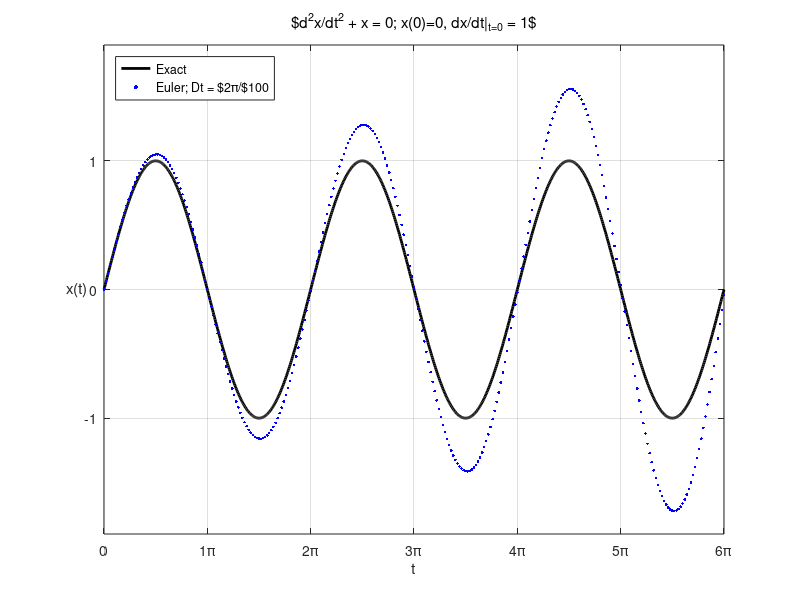
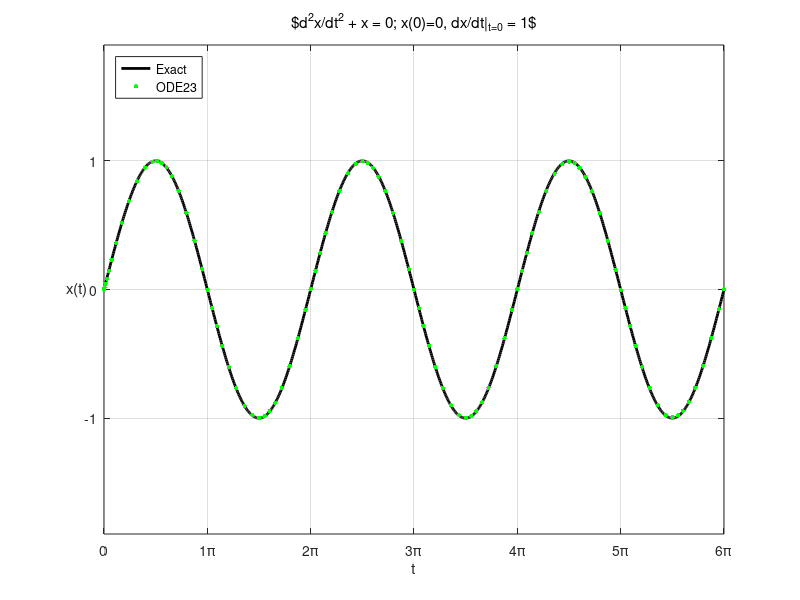

Source code (MATLAB) for these figures, in order: (Note: this script raises an error after producing the figures.)
clear;

% x'' + x = f(t)
% dv/dt = -x + f(t)
% dx/dt = v
%
% x(0) = 0
% dx/dt|_{t=0} = 1

% Solution to homogeneous equation (f(t) = 0) is
% sin(t), so period = 2*pi.

% Exact solution
te = linspace(0,2*pi*3,1000);
xe = sin(te);


%%%%%%%%%%%%%%%%%%%%%%%%%%%%%%%%%%%%%%%%%%%%%%%%%%%%%%%
% Forward Euler solution
%%%%%%%%%%%%%%%%%%%%%%%%%%%%%%%%%%%%%%%%%%%%%%%%%%%%%%%

% Choose Dt to be much smaller than period of 2*pi
S = 100;
Dt = 2*pi/S;
t = [0:Dt:3*2*pi];

v(1) = 1;
x(1) = 0;

for i = 1:length(t)-1
    v(i+1) = v(i)-Dt*x(i);
    x(i+1) = x(i)+Dt*v(i);
end

figure(1);clf;grid on;hold on;
   plot(te,xe,'k','LineWidth',2);
   plot(NaN,NaN,'b.','MarkerSize',10); % So dot is larger in legend
   plot(t,x,'b.');
   xlabel('t');
   ylabel('x(t)');
   legend('Exact',sprintf('Euler; Dt = $2\\pi/$%d',S),...
       'Location','NorthWest');
%%%%%%%%%%%%%%%%%%%%%%%%%%%%%%%%%%%%%%%%%%%%%%%%%%%%%%%

%%%%%%%%%%%%%%%%%%%%%%%%%%%%%%%%%%%%%%%%%%%%%%%%%%%%%%%
% ODE23 solution
%%%%%%%%%%%%%%%%%%%%%%%%%%%%%%%%%%%%%%%%%%%%%%%%%%%%%%%
dydt = @(t,y) [y(2);-y(1)];
[t23,y23] = ode23(dydt,[0,2*pi*3],[0,1]);

figure(2);clf;grid on;hold on;
   plot(te,xe,'k','LineWidth',2);
   plot(NaN,NaN,'g.','MarkerSize',10); % So dot is larger in legend
   plot(t23,y23(:,1),'g.','MarkerSize',10);
   xlabel('t');
   ylabel('x(t)');
   legend('Exact','ODE23',...
       'Location','NorthWest');
  
%%%%%%%%%%%%%%%%%%%%%%%%%%%%%%%%%%%%%%%%%%%%%%%%%%%%%%%%%%%%%%%%%%%%%%%%
% The following are optional plot formatting commands.
%%%%%%%%%%%%%%%%%%%%%%%%%%%%%%%%%%%%%%%%%%%%%%%%%%%%%%%%%%%%%%%%%%%%%%%%
for i = 1:2
   figure(i)
   yh = get(gca,'YLabel');
   set(yh,'Rotation',0,'VerticalAlignment','middle');
   title('$d^2x/dt^2 + x = 0; x(0)=0, dx/dt|_{t=0} = 1$',...
       'FontWeight','normal');
   box on;
   set(gca,'XTick',[0:pi:6*pi])
   xl = cellstr(get(gca,'XTickLabel'));
   for i = 2:length(xl)
        xl{i} = sprintf('%d\\pi',i-1);
   end
   axis tight;
   set(gca,'XTickLabel',xl);
   set(gca,'YLim',[-1.9,1.9])
end

figure(1)
    saveplots('HarmonicOscillator_Exact_vs_Euler')
figure(2)
    saveplots('HarmonicOscillator_Exact_vs_ODE23')

%%%%%%%%%%%%%%%%%%%%%%%%%%%%%%%%%%%%%%%%%%%%%%%%%%%%%%%%%%%%%%%%%%%%%%%%

% End optional formatting commands
%%%%%%%%%%%%%%%%%%%%%%%%%%%%%%%%%%%%%%%%%%%%%%%%%%%%%%%%%%%%%%%%%%%%%%%%
